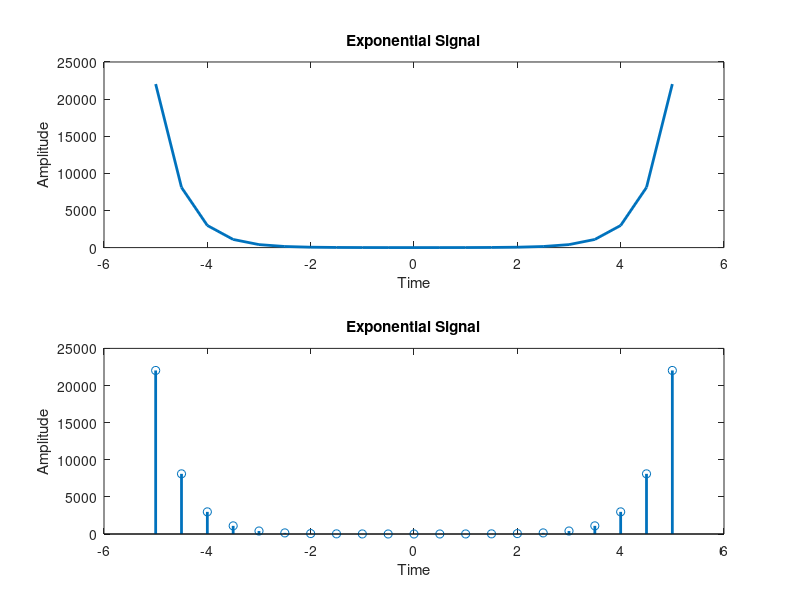
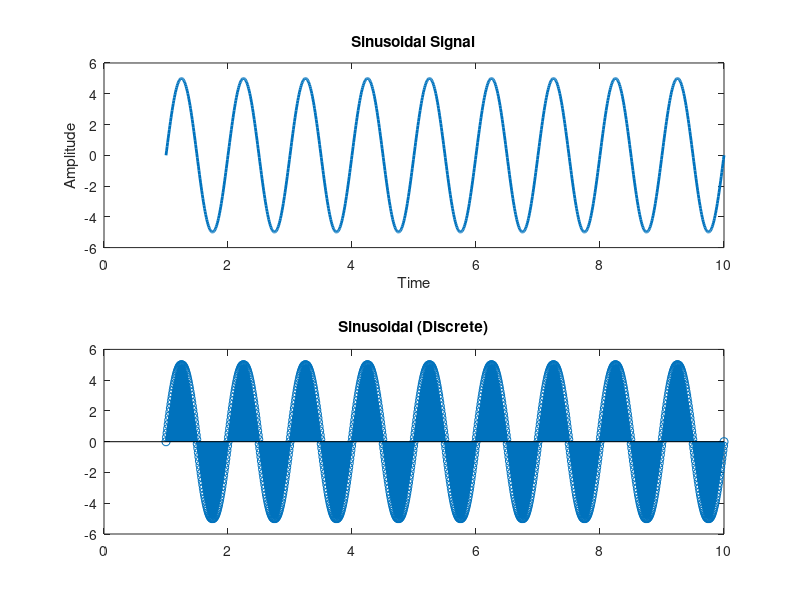
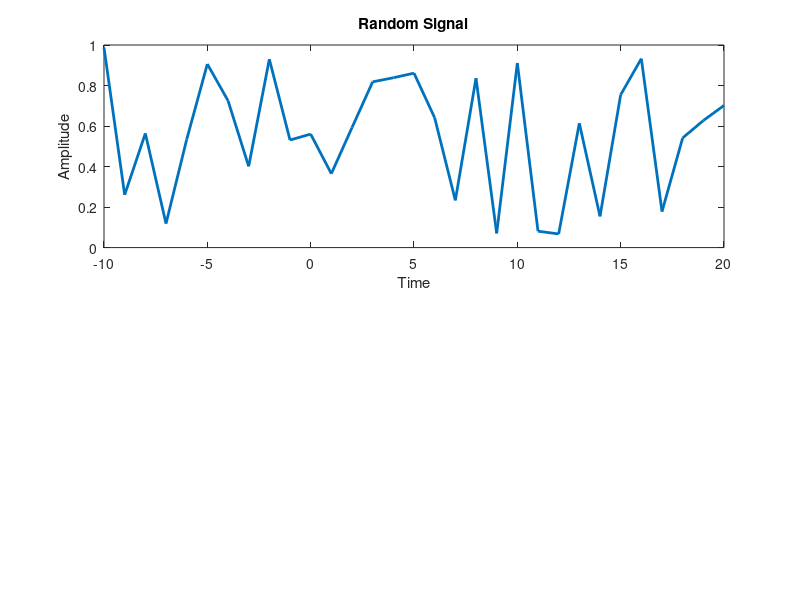

These charts were generated, in order, by the following MATLAB code:
% Exponential, Sinusoidal & Random signals in one figure

clc; clear;


%% Exponential Signal
figure(1)
a = 2;
t = -5:0.5:5;
amp = exp(-a*t) + exp(a*t);
subplot(211)
plot(t,amp,'LineWidth',2)
title('Exponential Signal')
xlabel('Time'); ylabel('Amplitude')
subplot(212)
stem(t,amp,'LineWidth',2)
title('Exponential Signal')
xlabel('Time'); ylabel('Amplitude')


%% Sinusoidal Signal
figure(2)
A = 5; f = 1;
t = linspace(1,10,1000);
amp = A*sin(2*pi*f*t);
subplot(211)
plot(t,amp,'LineWidth',2)
title('Sinusoidal Signal')
xlabel('Time'); ylabel('Amplitude')

subplot(212)
stem(t,amp,'LineWidth',2)
title('Sinusoidal (Discrete)')

%% Random Signal
figure(3)
t = -10:20;
amp = rand(1,length(t));
subplot(211)
plot(t,amp,'LineWidth',2)
title('Random Signal')
xlabel('Time'); ylabel('Amplitude')
